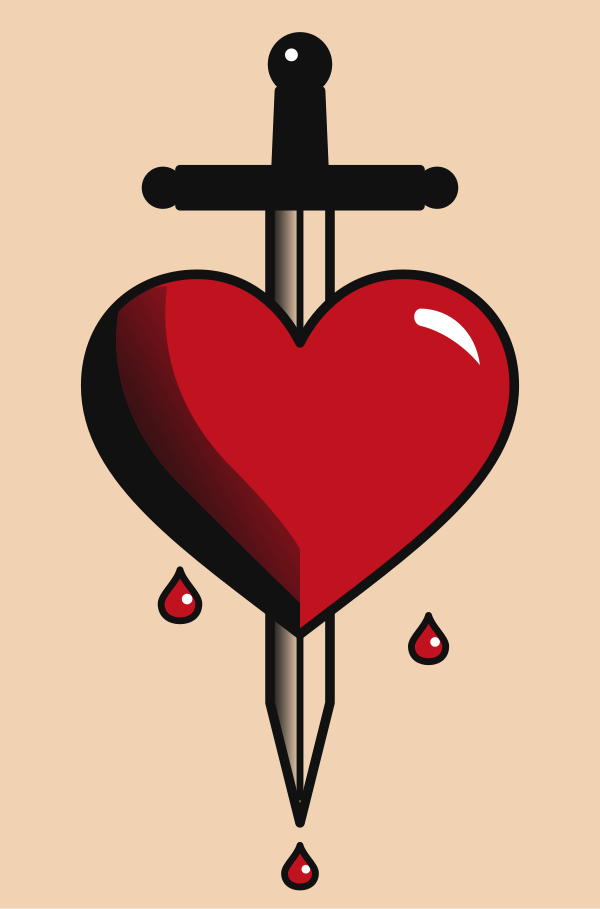
#> input picture flashs/dague-coeur/apercu.png, 600 x 909 px, given in place of dague-coeur, which was not available
$ python analyse_image.py ../../flashs/dague-coeur
#> lines starting #> are read from the running program, lines starting #| are printed output that depends on the picture; after the words box and inside, x2 and y2 are one past the last pixel; in counts of white or black regions, pixels touching at a corner belong together
#!/usr/bin/env python3
"""Mesures objectives sur une image de tatouage ou de flash, pour compléter le regard de Claude.

Ce que l'œil juge mal, le script le mesure :
  - proportions noir / rouge / clair (peau, papier) / autres couleurs ;
  - épaisseur des traits noirs (médiane et 90e centile, en % de la largeur du motif) ;
  - centre de gravité du noir (équilibre gauche/droite, haut/bas) ;
  - lisibilité en miniature (le motif réduit à 75 px garde-t-il sa silhouette ?).

Usage : python3 research/design/analyse_image.py image.jpg [--json]
Dépendances : pillow, numpy (opencv facultatif pour l'épaisseur des traits).
"""
from __future__ import annotations

import argparse
import json
import sys

try:
    import numpy as np
    from PIL import Image
except ImportError:  # pragma: no cover
    sys.exit("pip install pillow numpy")


def classify(rgb: "np.ndarray") -> dict[str, "np.ndarray"]:
    r, g, b = (rgb[..., i].astype(float) for i in range(3))
    mx, mn = np.maximum(np.maximum(r, g), b), np.minimum(np.minimum(r, g), b)
    sat = (mx - mn) / (mx + 1e-6)
    lum = .2126 * r + .7152 * g + .0722 * b
    rouge = (r > 90) & (r > g * 1.6) & (r > b * 1.4) & (sat > .45)
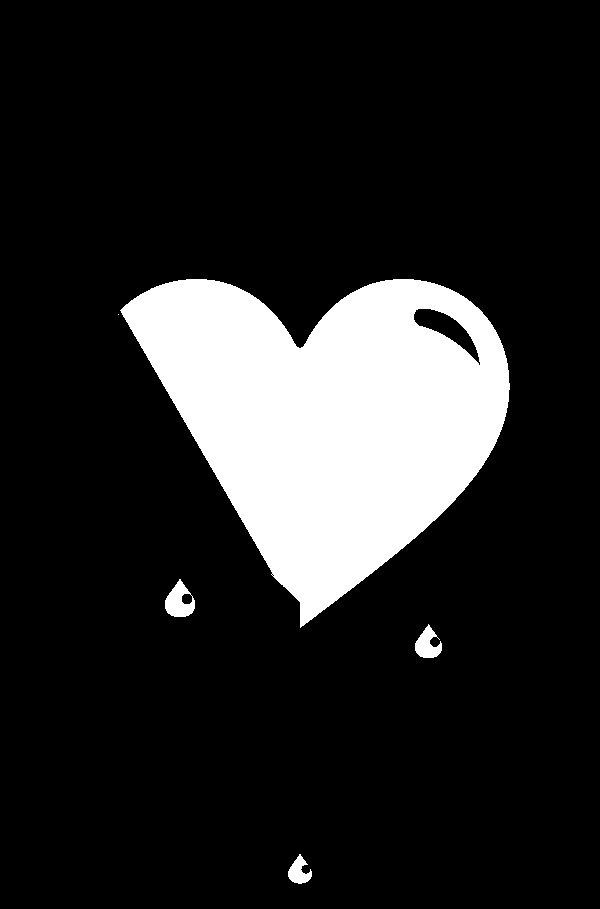
#> rouge: shape (909, 600) bool; 14.9% white; 5 white regions (1 under 20 px), largest, box (x1, y1, x2, y2) and area: (120, 279, 510, 628) 79479, (165, 579, 195, 617) 684, (415, 624, 442, 658) 535, (288, 854, 312, 884) 408
    noir = (lum < 70) & ~rouge
#> noir: shape (909, 600) bool; 11.5% white; 4 white regions, box (x1, y1, x2, y2) and area: (81, 32, 519, 827) 60351, (158, 567, 202, 624) 882, (408, 612, 449, 665) 798, (281, 842, 319, 890) 713
    clair = (~noir) & (~rouge) & (lum > 150) & (sat < .45)
#> clair: shape (909, 600) bool; 72.9% white; 4 black regions, box (x1, y1, x2, y2) and area: (81, 32, 519, 828) 143911, (158, 566, 202, 624) 1610, (408, 612, 449, 665) 1385, (281, 842, 319, 891) 1170
    autre = ~(noir | rouge | clair)
#> autre: shape (909, 600) bool; 0.77% white; 546 white regions (539 under 20 px), largest, box (x1, y1, x2, y2) and area: (279, 625, 294, 765) 1365, (279, 210, 297, 327) 1334, (295, 638, 297, 789) 153
    return {"noir": noir, "rouge": rouge, "clair": clair, "autre": autre}


def stroke_widths(noir: "np.ndarray") -> tuple[float, float] | None:
    try:
        import cv2
    except ImportError:
        return None
    m = noir.astype("uint8") * 255
    dist = cv2.distanceTransform(m, cv2.DIST_L2, 3)
    # Squelette approché : maxima locaux de la distance = demi-épaisseurs des traits.
    dil = cv2.dilate(dist, np.ones((3, 3), np.uint8))
    ridge = (dist > 0) & (dist >= dil)
    w = 2 * dist[ridge]
    if w.size == 0:
        return None
    return float(np.median(w)), float(np.percentile(w, 90))


def analyse(path: str) -> dict:
    img = Image.open(path).convert("RGB")
    a = np.asarray(img)
    cls = classify(a)
#> cls = 4 items
    motif = ~cls["clair"]
    ys, xs = np.nonzero(motif)
    if xs.size == 0:
        return {"fichier": path, "erreur": "aucun motif détecté (image trop claire ?)"}
    x0, x1, y0, y1 = xs.min(), xs.max(), ys.min(), ys.max()
#> x0 = 81; x1 = 518; y0 = 32; y1 = 890
    bw = max(1, x1 - x0)
#> bw = 437
    crop = {k: v[y0:y1 + 1, x0:x1 + 1] for k, v in cls.items()}
#> crop = 4 items
    tot = crop["noir"].size
#> tot = 376242
    ratios = {k: round(100 * float(v.sum()) / tot, 1) for k, v in crop.items()}
#> ratios = {'noir': 16.7, 'rouge': 21.6, 'clair': 60.6, 'autre': 1.1}
    ny, nx = np.nonzero(crop["noir"])
    cg = (round(float(nx.mean() / (x1 - x0 + 1)), 2), round(float(ny.mean() / (y1 - y0 + 1)), 2)) if nx.size else None
#> cg = (0.41, 0.4)
    sw = stroke_widths(crop["noir"])
#> in stroke_widths, `m = noir.astype("uint8") * 255`: m: shape (859, 438); 16.7% white; 4 white regions, box (x1, y1, x2, y2) and area: (0, 0, 438, 795) 60351, (77, 535, 121, 592) 882, (327, 580, 368, 633) 798, (200, 810, 238, 858) 713
#> in stroke_widths, `ridge = (dist > 0) & (dist >= dil)`: ridge: shape (859, 438) bool; 0.65% white in thin lines or dots
#> in stroke_widths, `w = 2 * dist[ridge]`: w = 2434 values, max 90.37 at index 1228, min 1.91 at index 1447, mean 17.5
#> sw = (9.55, 47.75)
    small = img.crop((x0, y0, x1 + 1, y1 + 1)).resize((75, max(1, round(75 * (y1 - y0 + 1) / (x1 - x0 + 1)))))
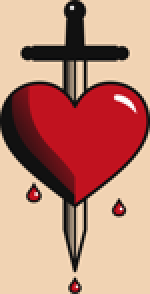
#> small: PIL image 75x147 RGB (shown 2 times larger); mean R, G, B 191.4, 136, 119.3
    sm = ~classify(np.asarray(small))["clair"]
#> in classify (call 2), `r, g, b = (rgb[..., i].astype(float) for i in range(3))`:
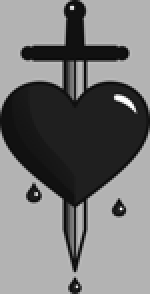
#> b: shape (147, 75) float64 (shown 2 times larger); min 2, max 255, mean 119.3
#> in classify (call 2), `sat = (mx - mn) / (mx + 1e-6)`:
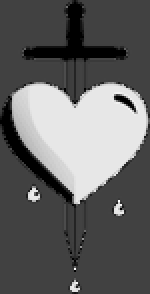
#> sat: shape (147, 75) float64 (shown 2 times larger); min 0, max 1, mean 0.391
#> in classify (call 2), `lum = .2126 * r + .7152 * g + .0722 * b`:
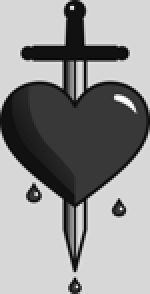
#> lum: shape (147, 75) float64 (shown 2 times larger); min 0.144, max 255, mean 146.6
#> in classify (call 2), `rouge = (r > 90) & (r > g * 1.6) & (r > b * 1.4) & (sat > .45)`: rouge: shape (147, 75) bool; 21.6% white; 4 white regions (2 under 20 px), largest, box (x1, y1, x2, y2) and area: (7, 42, 73, 101) 2339, (14, 94, 20, 100) 20
#> in classify (call 2), `noir = (lum < 70) & ~rouge`: noir: shape (147, 75) bool; 15.5% white; 4 white regions (1 under 20 px), largest, box (x1, y1, x2, y2) and area: (0, 0, 75, 136) 1651, (13, 92, 21, 101) 21, (56, 100, 63, 108) 20
#> in classify (call 2), `clair = (~noir) & (~rouge) & (lum > 150) & (sat < .45)`:
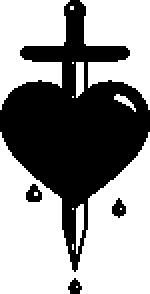
#> clair: shape (147, 75) bool (shown 2 times larger); 59.8% white; 4 black regions, box (x1, y1, x2, y2) and area: (0, 0, 75, 136) 4303, (13, 92, 21, 101) 50, (56, 99, 63, 109) 45, (34, 139, 41, 147) 37
#> in classify (call 2), `autre = ~(noir | rouge | clair)`:
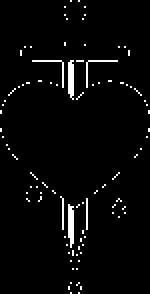
#> autre: shape (147, 75) bool (shown 2 times larger); 3.1% white in thin lines or dots
    out = {
        "fichier": path,
        "taille_px": [int(img.width), int(img.height)],
        "proportions_pct": ratios,
        "centre_gravite_noir": cg,
        "traits_pct_largeur": {"mediane": round(float(100 * sw[0] / bw), 2), "p90": round(float(100 * sw[1] / bw), 2)} if sw else None,
        "miniature_remplissage_pct": round(100 * float(sm.mean()), 1),
    }
    notes = []
    if ratios["autre"] > 8:
        notes.append("couleurs hors palette buk présentes (bleu/vert/jaune…) : transposer en noir/rouge")
    if cg and abs(cg[0] - .5) > .15:
        notes.append("masse noire décentrée horizontalement : composition volontairement asymétrique ?")
    if out["miniature_remplissage_pct"] > 85:
        notes.append("en miniature le motif devient une tache : silhouette peu découpée")
    out["observations"] = notes
    return out


def main() -> int:
    ap = argparse.ArgumentParser(description=__doc__, formatter_class=argparse.RawDescriptionHelpFormatter)
    ap.add_argument("images", nargs="+")
    ap.add_argument("--json", action="store_true")
    a = ap.parse_args()
    res = [analyse(p) for p in a.images]
#> res = 1 item
    if a.json:
        print(json.dumps(res, ensure_ascii=False, indent=1))
    else:
        for r in res:
            print(f"{r['fichier']}")
            for k, v in r.items():
                if k != "fichier":
                    print(f"  {k}: {v}")
#> this loop made 1 pass
#| ../../flashs/dague-coeur
#|   taille_px: [600, 909]
#|   proportions_pct: {'noir': 16.7, 'rouge': 21.6, 'clair': 60.6, 'autre': 1.1}
#|   centre_gravite_noir: (0.41, 0.4)
#|   traits_pct_largeur: {'mediane': 2.19, 'p90': 10.93}
#|   miniature_remplissage_pct: 40.2
#|   observations: []
    return 0


if __name__ == "__main__":
    sys.exit(main())
#> (the program exits here)
